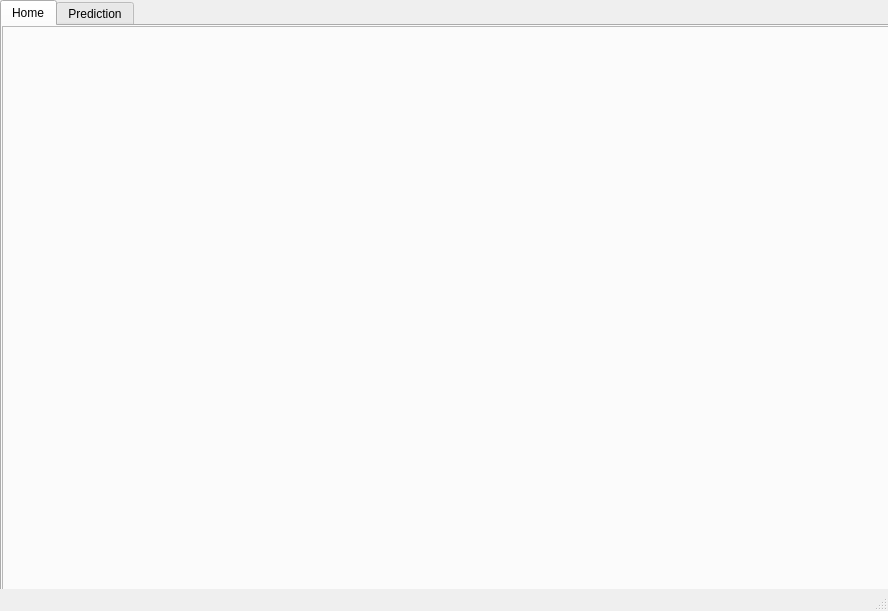
<?xml version="1.0" encoding="UTF-8"?>
<ui version="4.0">
 <class>box</class>
 <widget class="QMainWindow" name="box">
  <property name="geometry">
   <rect>
    <x>0</x>
    <y>0</y>
    <width>888</width>
    <height>611</height>
   </rect>
  </property>
  <property name="windowTitle">
   <string>MainWindow</string>
  </property>
  <property name="styleSheet">
   <string notr="true"/>
  </property>
  <widget class="QWidget" name="centralwidget">
   <widget class="QTabWidget" name="tabWidget">
    <property name="geometry">
     <rect>
      <x>0</x>
      <y>0</y>
      <width>891</width>
      <height>640</height>
     </rect>
    </property>
    <property name="cursor">
     <cursorShape>PointingHandCursor</cursorShape>
    </property>
    <property name="focusPolicy">
     <enum>Qt::ClickFocus</enum>
    </property>
    <property name="autoFillBackground">
     <bool>false</bool>
    </property>
    <property name="styleSheet">
     <string notr="true"/>
    </property>
    <property name="currentIndex">
     <number>0</number>
    </property>
    <widget class="QWidget" name="Home">
     <attribute name="title">
      <string>Home</string>
     </attribute>
     <widget class="QFrame" name="frame">
      <property name="geometry">
       <rect>
        <x>0</x>
        <y>0</y>
        <width>901</width>
        <height>630</height>
       </rect>
      </property>
      <property name="styleSheet">
       <string notr="true">background-image: url(:/newPrefix/C:/Users/SJ/Desktop/bg.jpg);</string>
      </property>
      <property name="frameShape">
       <enum>QFrame::StyledPanel</enum>
      </property>
      <property name="frameShadow">
       <enum>QFrame::Raised</enum>
      </property>
     </widget>
    </widget>
    <widget class="QWidget" name="tab">
     <attribute name="title">
      <string>Prediction</string>
     </attribute>
     <widget class="QTableView" name="tableView">
      <property name="geometry">
       <rect>
        <x>0</x>
        <y>0</y>
        <width>881</width>
        <height>571</height>
       </rect>
      </property>
      <property name="styleSheet">
       <string notr="true">background-image: url(:/newPrefix/C:/Users/SJ/Desktop/bg.jpg);</string>
      </property>
     </widget>
     <widget class="QLabel" name="label">
      <property name="geometry">
       <rect>
        <x>70</x>
        <y>190</y>
        <width>281</width>
        <height>40</height>
       </rect>
      </property>
      <property name="styleSheet">
       <string notr="true">font: 12pt &quot;MS PGothic&quot;;</string>
      </property>
      <property name="text">
       <string>&lt;html&gt;&lt;head/&gt;&lt;body&gt;&lt;p&gt;&lt;span style=&quot; font-size:16pt; font-weight:600;&quot;&gt;Upload Test File&lt;/span&gt;&lt;/p&gt;&lt;/body&gt;&lt;/html&gt;</string>
      </property>
     </widget>
     <widget class="QLabel" name="resultname_2">
      <property name="geometry">
       <rect>
        <x>680</x>
        <y>260</y>
        <width>170</width>
        <height>41</height>
       </rect>
      </property>
      <property name="styleSheet">
       <string notr="true">font: 75 12pt &quot;Levenim MT&quot;;</string>
      </property>
      <property name="text">
       <string>&lt;html&gt;&lt;head/&gt;&lt;body&gt;&lt;p&gt;&lt;span style=&quot; font-size:14pt; font-weight:600;&quot;&gt;Non&lt;/span&gt;&lt;/p&gt;&lt;/body&gt;&lt;/html&gt;</string>
      </property>
     </widget>
     <widget class="QPushButton" name="pushButton">
      <property name="geometry">
       <rect>
        <x>270</x>
        <y>280</y>
        <width>110</width>
        <height>30</height>
       </rect>
      </property>
      <property name="text">
       <string>Prediction</string>
      </property>
     </widget>
     <widget class="QLineEdit" name="testfile">
      <property name="geometry">
       <rect>
        <x>70</x>
        <y>240</y>
        <width>310</width>
        <height>30</height>
       </rect>
      </property>
      <property name="text">
       <string/>
      </property>
     </widget>
     <widget class="QLabel" name="resultname">
      <property name="geometry">
       <rect>
        <x>500</x>
        <y>260</y>
        <width>121</width>
        <height>41</height>
       </rect>
      </property>
      <property name="styleSheet">
       <string notr="true">font: 75 12pt &quot;Levenim MT&quot;;</string>
      </property>
      <property name="text">
       <string>&lt;html&gt;&lt;head/&gt;&lt;body&gt;&lt;p&gt;&lt;span style=&quot; font-size:14pt; font-weight:600;&quot;&gt;Result:&lt;/span&gt;&lt;/p&gt;&lt;/body&gt;&lt;/html&gt;</string>
      </property>
     </widget>
    </widget>
   </widget>
  </widget>
  <widget class="QStatusBar" name="statusbar"/>
 </widget>
 <resources>
  <include location="D:/img.qrc"/>
 </resources>
 <connections/>
</ui>
